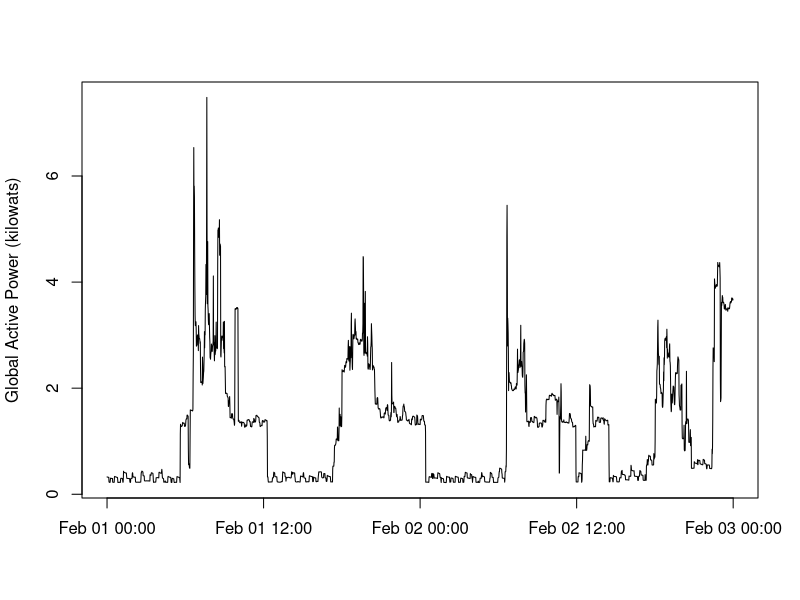

The R source for this figure:
# Read data from file (only contains records from 1st and 2nd Feb 2007)
mydata <- read.table(file = "household_power_consumption.txt",
                     sep = ";",
                     header = TRUE)

# Conver date time
mydata <- cbind(mydata, DateTime=strptime(paste(mydata$Date, mydata$Time), format="%Y-%m-%d %H:%M:%S"))

# Draw plot
png(file="plot2.png", width=480, height=480)
x <- mydata$DateTime
y <- mydata$Global_active_power
plot(x, y, type="l", xlab="", ylab="Global Active Power (kilowats)") 
dev.off()